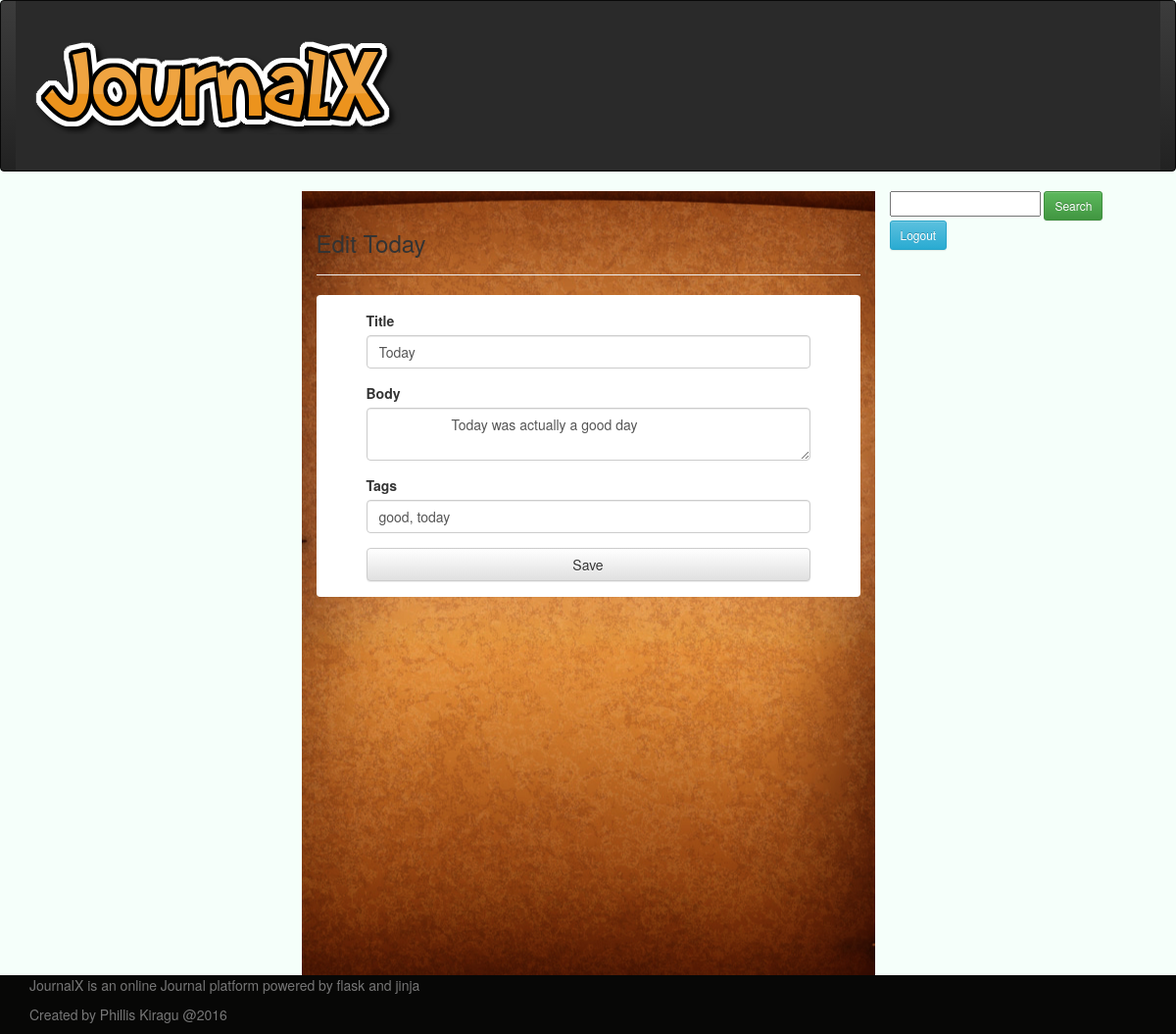
Screenshot of /edit/3 (signed in) with the database file from the repository.
### app/mod_main/models.py (models this page shows, shortened)
class Base(db.Model):
    __abstract__ = True
    date_created = db.Column(db.DateTime,  default=db.func.current_timestamp())
    date_modified = db.Column(db.DateTime,  default=db.func.current_timestamp(), onupdate=db.func.current_timestamp())

class Journal(Base):
    __tablename__ = 'journal'
    __searchable__ = ['body', 'title', 'tags']
    id = db.Column(db.Integer, primary_key=True)
    title = db.Column(db.String(200), nullable=False)
    body = db.Column(db.String(1000), nullable=False)
    tags = db.Column(db.String(50),  db.ForeignKey('tags.tagname'), nullable=True)
    user_id = db.Column(db.Integer, db.ForeignKey('user.id'))
    user = db.relationship('User')

### app/mod_main/controllers.py (the view, shortened to what this page needs)
@mod_main.route('/edit/<int:id>', methods=['GET', 'POST'])
@login_required
def update_entry(id):
    journal_entry = Journal.query.get_or_404(id)
    if current_user.id != journal_entry.user_id:
        abort(403)
    form = JournalEntryForm(obj=journal_entry)
    return render_template('main/edit.html', form=form)

### app/mod_main/forms.py
class SearchForm(Form):
    search = StringField('search', validators=[DataRequired()])

class JournalEntryForm(Form):
    title = StringField("Title",  [DataRequired(message='Please enter the title to continue.')])
    body = TextAreaField("Body")
    tags = StringField("Tags")
    submit = SubmitField("Save")
    def __init__(self, *args, **kwargs):
        Form.__init__(self, *args, **kwargs)

### app/mod_auth/controllers.py (called while the page is built)
@lm.user_loader
def load_user(id):
    return User.query.get(int(id))

@app.before_request
def before_request():
    g.user = current_user
    if g.user.is_authenticated:
        g.search_form = SearchForm()

### app/mod_main/models.py (called while the page is built)
    @property
    def is_authenticated(self):
        return True

### app/templates/main/edit.html
{% extends "main/base.html" %}
{% import "bootstrap/wtf.html" as wtf %}
{% block content %}
    <div class="row-fluid">
        <div class="col-lg-3">
        </div>
        <div id="center-side-id4" class="col-lg-6 center-side">
        <div class="page-header"><h3>Edit {{ form.title.data }}</h3></div>
            {% block center_content %}
                <div class="panel panel-body">
                    {{ wtf.quick_form(form) }}
                </div>
            {% endblock %}
        </div>
        <div class="col-lg-3">
            {% block right_content %}
                {{ super() }}
            {% endblock %}
        </div>
    </div>
{% endblock %}

### app/static/css/main.css (style rules this page uses)
body, html { height: 100%; background-size:cover; background-color: mintcream; }
.center-side { background-image: url("../media/background1.jpg"); background-attachment: fixed; background-position: center, center; height: 100vh; }
.center-side .panel { margin-top: 20px; padding-left: 50px; padding-right: 50px; height: 100%; }
#center-side-id4 .panel { height: auto; }
#submit { width: 100%; }

### rows the page displays
Journal: title.data "Today", title "Today", body "Today was actually a good day", tags "good, today"
